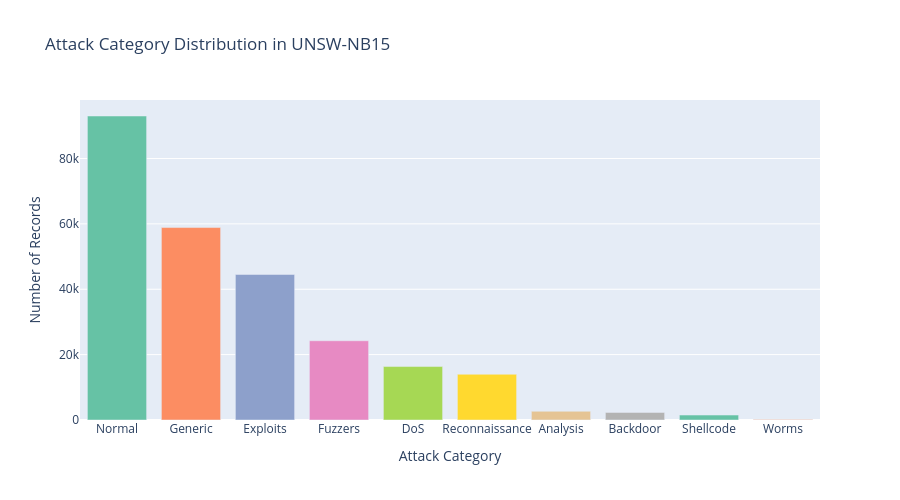

Here is the notebook cell this chart was saved with:
### Code cell
# 3.2 — Attack Category Distribution
if 'attack_cat' in df.columns:
    df['attack_cat'] = df['attack_cat'].fillna('Normal').str.strip()
    
    cat_counts = df['attack_cat'].value_counts()
    print('=== Attack Category Distribution ===')
    print(cat_counts)
    
    fig = px.bar(x=cat_counts.index, y=cat_counts.values,
                 title='Attack Category Distribution in UNSW-NB15',
                 labels={'x': 'Attack Category', 'y': 'Number of Records'},
                 color=cat_counts.index,
                 color_discrete_sequence=px.colors.qualitative.Set2)
    fig.update_layout(height=500, showlegend=False)
    fig.show()

### Figure 1 — Plotly figure (JSON) as saved in the notebook; plotly's stock layout.template omitted (floating-point values rounded to 4 significant figures)
{"data": [{"alignmentgroup": "True", "hovertemplate": "color=Normal<br>Attack Category=%{x}<br>Number of Records=%{y}<extra></extra>", "legendgroup": "Normal", "marker": {"color": "rgb(102,194,165)", "pattern": {"shape": ""}}, "name": "Normal", "offsetgroup": "Normal", "orientation": "v", "showlegend": true, "textposition": "auto", "type": "bar", "x": ["Normal"], "xaxis": "x", "y": [93000], "yaxis": "y"}, {"alignmentgroup": "True", "hovertemplate": "color=Generic<br>Attack Category=%{x}<br>Number of Records=%{y}<extra></extra>", "legendgroup": "Generic", "marker": {"color": "rgb(252,141,98)", "pattern": {"shape": ""}}, "name": "Generic", "offsetgroup": "Generic", "orientation": "v", "showlegend": true, "textposition": "auto", "type": "bar", "x": ["Generic"], "xaxis": "x", "y": [58871], "yaxis": "y"}, {"alignmentgroup": "True", "hovertemplate": "color=Exploits<br>Attack Category=%{x}<br>Number of Records=%{y}<extra></extra>", "legendgroup": "Exploits", "marker": {"color": "rgb(141,160,203)", "pattern": {"shape": ""}}, "name": "Exploits", "offsetgroup": "Exploits", "orientation": "v", "showlegend": true, "textposition": "auto", "type": "bar", "x": ["Exploits"], "xaxis": "x", "y": [44525], "yaxis": "y"}, {"alignmentgroup": "True", "hovertemplate": "color=Fuzzers<br>Attack Category=%{x}<br>Number of Records=%{y}<extra></extra>", "legendgroup": "Fuzzers", "marker": {"color": "rgb(231,138,195)", "pattern": {"shape": ""}}, "name": "Fuzzers", "offsetgroup": "Fuzzers", "orientation": "v", "showlegend": true, "textposition": "auto", "type": "bar", "x": ["Fuzzers"], "xaxis": "x", "y": [24246], "yaxis": "y"}, {"alignmentgroup": "True", "hovertemplate": "color=DoS<br>Attack Category=%{x}<br>Number of Records=%{y}<extra></extra>", "legendgroup": "DoS", "marker": {"color": "rgb(166,216,84)", "pattern": {"shape": ""}}, "name": "DoS", "offsetgroup": "DoS", "orientation": "v", "showlegend": true, "textposition": "auto", "type": "bar", "x": ["DoS"], "xaxis": "x", "y": [16353], "yaxis": "y"}, {"alignmentgroup": "True", "hovertemplate": "color=Reconnaissance<br>Attack Category=%{x}<br>Number of Records=%{y}<extra></extra>", "legendgroup": "Reconnaissance", "marker": {"color": "rgb(255,217,47)", "pattern": {"shape": ""}}, "name": "Reconnaissance", "offsetgroup": "Reconnaissance", "orientation": "v", "showlegend": true, "textposition": "auto", "type": "bar", "x": ["Reconnaissance"], "xaxis": "x", "y": [13987], "yaxis": "y"}, {"alignmentgroup": "True", "hovertemplate": "color=Analysis<br>Attack Category=%{x}<br>Number of Records=%{y}<extra></extra>", "legendgroup": "Analysis", "marker": {"color": "rgb(229,196,148)", "pattern": {"shape": ""}}, "name": "Analysis", "offsetgroup": "Analysis", "orientation": "v", "showlegend": true, "textposition": "auto", "type": "bar", "x": ["Analysis"], "xaxis": "x", "y": [2677], "yaxis": "y"}, {"alignmentgroup": "True", "hovertemplate": "color=Backdoor<br>Attack Category=%{x}<br>Number of Records=%{y}<extra></extra>", "legendgroup": "Backdoor", "marker": {"color": "rgb(179,179,179)", "pattern": {"shape": ""}}, "name": "Backdoor", "offsetgroup": "Backdoor", "orientation": "v", "showlegend": true, "textposition": "auto", "type": "bar", "x": ["Backdoor"], "xaxis": "x", "y": [2329], "yaxis": "y"}, {"alignmentgroup": "True", "hovertemplate": "color=Shellcode<br>Attack Category=%{x}<br>Number of Records=%{y}<extra></extra>", "legendgroup": "Shellcode", "marker": {"color": "rgb(102,194,165)", "pattern": {"shape": ""}}, "name": "Shellcode", "offsetgroup": "Shellcode", "orientation": "v", "showlegend": true, "textposition": "auto", "type": "bar", "x": ["Shellcode"], "xaxis": "x", "y": [1511], "yaxis": "y"}, {"alignmentgroup": "True", "hovertemplate": "color=Worms<br>Attack Category=%{x}<br>Number of Records=%{y}<extra></extra>", "legendgroup": "Worms", "marker": {"color": "rgb(252,141,98)", "pattern": {"shape": ""}}, "name": "Worms", "offsetgroup": "Worms", "orientation": "v", "showlegend": true, "textposition": "auto", "type": "bar", "x": ["Worms"], "xaxis": "x", "y": [174], "yaxis": "y"}], "layout": {"barmode": "relative", "height": 500, "legend": {"title": {"text": "color"}, "tracegroupgap": 0}, "showlegend": false, "title": {"text": "Attack Category Distribution in UNSW-NB15"}, "xaxis": {"anchor": "y", "domain": [0, 1], "title": {"text": "Attack Category"}}, "yaxis": {"anchor": "x", "domain": [0, 1], "title": {"text": "Number of Records"}}}}
